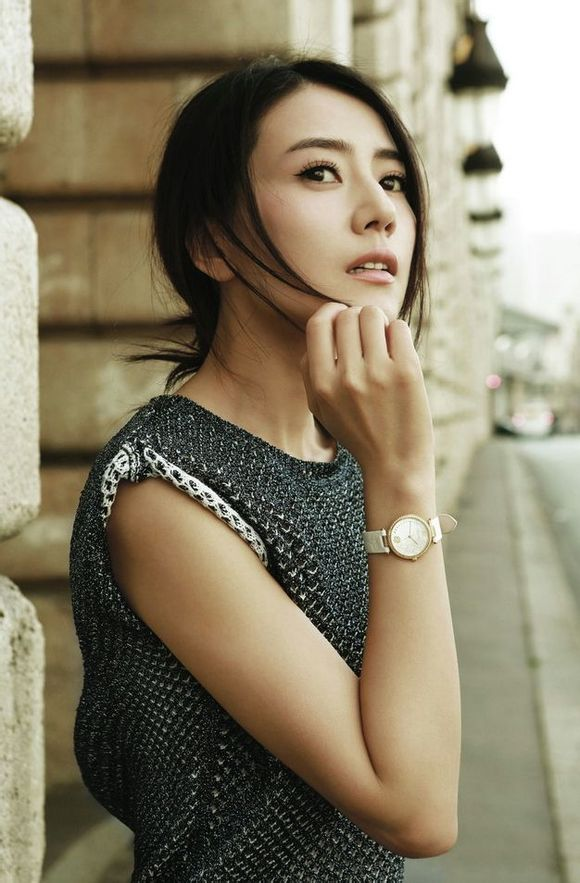
#> input picture misc/gaoyuanyuan.jpeg, 580 x 883 px
$ jupyter execute chapter1.ipynb
#> lines starting #> are read from the running program, lines starting #| are printed output that depends on the picture
[cell 1]
from PIL import Image

[cell 2]
pil_im = Image.open('./gaoyuanyuan.jpeg')
#> pil_im is the input picture: PIL image 580x883 RGB; mean R, G, B 136.4, 127.1, 103.9
pil_im

[cell 3]
pil_im.convert('L')
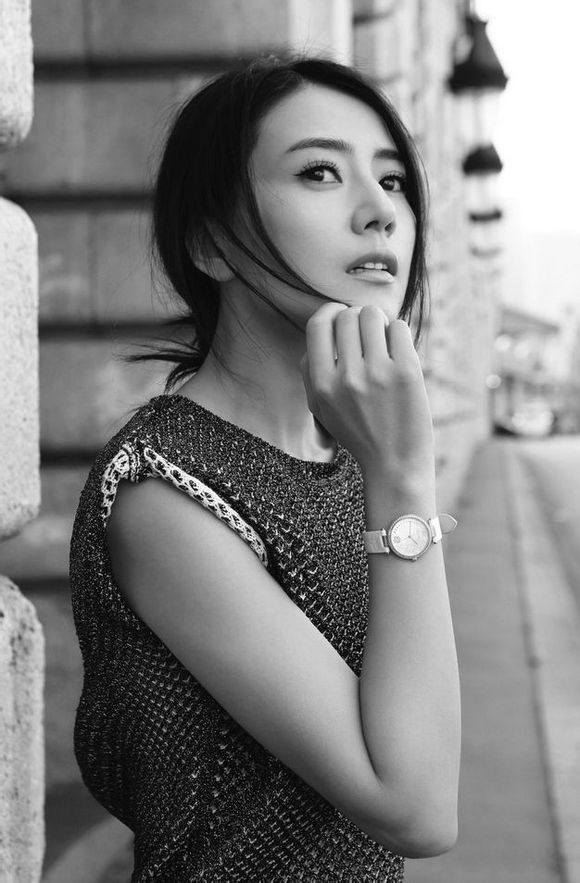
#> Out: PIL image 580x883 L; min 0, max 255, mean 127.3

[cell 4]
import os

[cell 5]
pil_im.thumbnail((720,720))
#> pil_im: PIL image 473x720 RGB

[cell 6]
pil_im

[cell 7]
box = (100,100,400,400)
region = pil_im.crop(box)
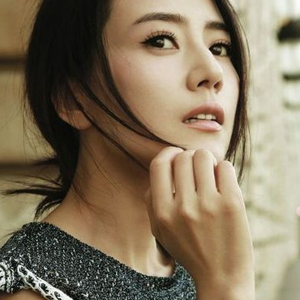
#> region: PIL image 300x300 RGB; mean R, G, B 132.1, 117.1, 93.6

[cell 8]
region

[cell 9]
region = region.transpose(Image.ROTATE_180)
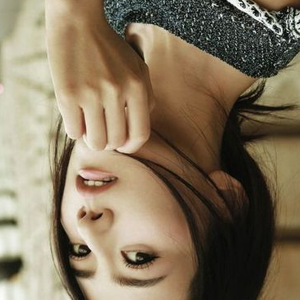
#> region: PIL image 300x300 RGB; mean R, G, B 132.1, 117.1, 93.6
pil_im.paste(region,box)
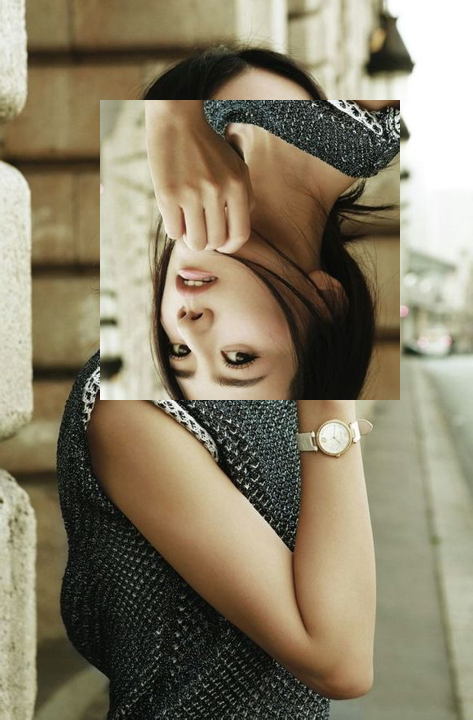
#> pil_im: PIL image 473x720 RGB; mean R, G, B 136.4, 127.1, 103.9

[cell 10]
region

[cell 11]
pil_im

[cell 12]
out =   pil_im.resize((128, 128))
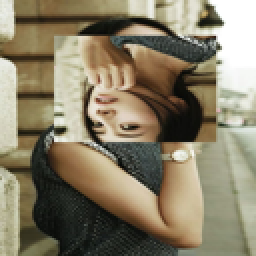
#> out: PIL image 128x128 RGB (shown 2 times larger); mean R, G, B 136.4, 127.1, 103.9

[cell 13]
out

[cell 14]
out = pil_im.rotate(45)
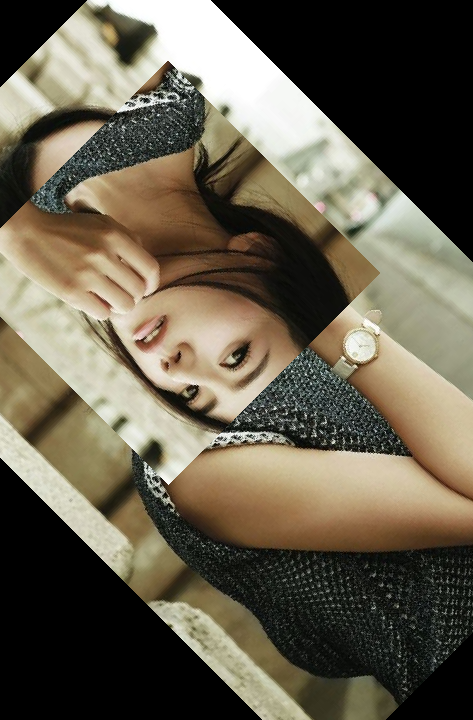
#> out: PIL image 473x720 RGB; mean R, G, B 103.7, 96.2, 79.2

[cell 15]
out

[cell 16]
from pylab import *

[cell 17]
im = array(Image.open("./gaoyuanyuan.jpeg"))

[cell 18]
imshow(im)

[cell 19]
x = [100, 100, 400, 400]
y = [200, 500, 200, 500]

[cell 20]
plot(x, y, 'r*')
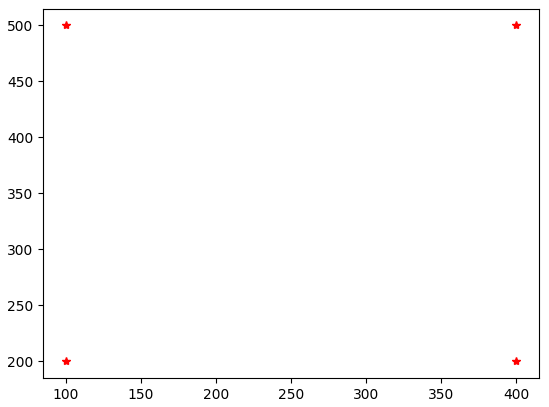
#> figure drawn by matplotlib, 1 panel

[cell 21]
show()

[cell 22]
plot(x[:2],y[:2])

[cell 23]
plot(x,y,'ks:')

[cell 24]
im = array(Image.open("./gaoyuanyuan.jpeg").convert('L'))

figure()
gray()
contour(im, origin="image")
axis("equal")
axis("off")
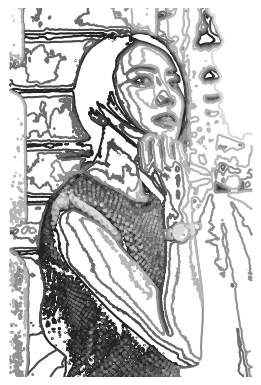
#> figure drawn by matplotlib, 1 panel

[cell 25]
figure()
hist(im.flatten(),128)
show()
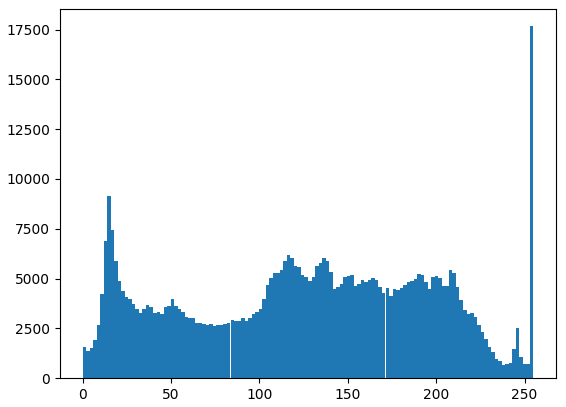
#> figure drawn by matplotlib, 1 panel; tallest bar 17670 high, from x = 253 to 255
